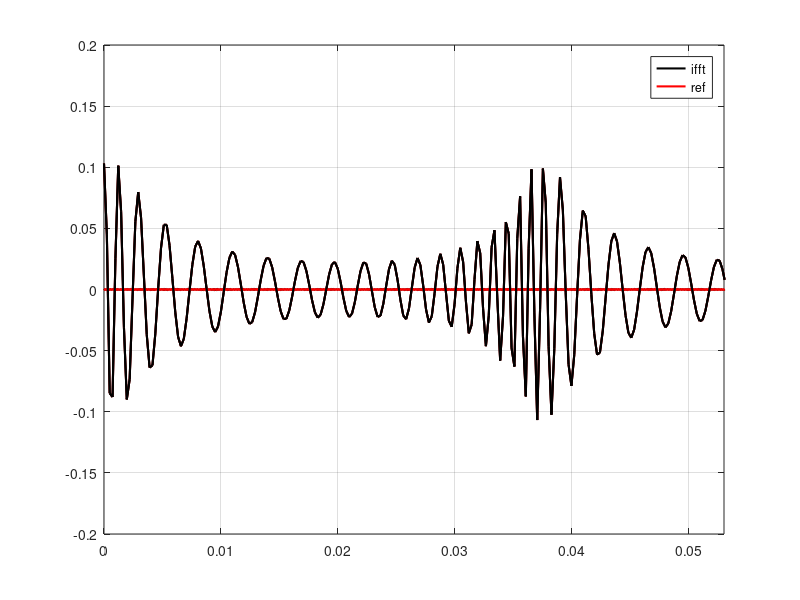

The MATLAB script that drew this image:
clc
clear


set(0,'DefaultLineLineWidth',1.5)


 NFFT=8192;
 ff=load('pXOYM.txt');
 fff=load('pF.txt');
 fff1=fff(:,1);
 ff1=ff(:,1);
% ff1=ff(:,1);
% ff1=load('pXOYM1.txt');
% ffTH=load('FDPressureTH.txt');
%ffth1=ff(:,1);
%ffth2=ff(:,2);
cc=real(ifft(fff1,NFFT))*NFFT;
c=real(ifft(fff1,NFFT)*NFFT);
% d=real(ifft(ff,NFFT)*NFFT);
ODT = 1/NFFT;
OTime = ODT*(0:NFFT-1);
figure(1)
hold on
grid on
box on

%plot(OTime,4*c,'k-',OTime,cc,'r-.');
plot(OTime,7*c,'k-');
%plot(OTime,cc,'r-');
%xlim([0,0.03]);
hold on
td = load('TDTimePressure1.txt');
plot(td(:,1),td(:,2),'r-');
xlim([0.0,0.013]);
legend('ifft','ref');

%hold on
%plot(OTime,ff1,'r-',OTime,fff1,'y-.');
% legend('ifftMatlab','ifftC');

%%

clc
clear 

NFFT=8192;
ODT = 1/NFFT;
OTime = ODT*(0:NFFT-1);

%ff1=load('pXOYM.txt');
ff1=load('pF.txt');
ff=real(ff1);
for k=1:NFFT/2
    OpMUpHalf(k)=ff(k);
end

for k=2:NFFT/2
    OpMHalfConj(k)=conj(OpMUpHalf(k));
    
end

for k=2:NFFT/2
    OpMLowerHalf(k)=OpMHalfConj(NFFT/2-k+1);
end


OpMFull = [OpMUpHalf OpMLowerHalf]';

OpTM = real(ifft(OpMFull,NFFT)*NFFT);
figure(1)
hold on
grid on
box on

plot(OTime,OpTM,'r')
xlim([0,0.02]);


hold on
td = load('TDTimePressure1.txt');
plot(td(:,1),td(:,2),'k-');
xlim([0.0,0.053]);
legend('ifft','ref');


%%
clc
clear 

NFFT=8192;
ODT = 1/NFFT;
OTime = ODT*(0:NFFT-1);

%ff1=load('pXOYM.txt');
ff1=load('pF.txt');

OpMUpHalf = zeros(NFFT/2+1,1);
OpMHalfConj = zeros(NFFT/2-1,1);
OpMLowerHalf = zeros(NFFT/2-1,1);

for j = 1:1
    
    for k = 1:NFFT/2+1
    %for k = 1:NFFT/2
    
        OpMUpHalf(k,j) = ff1(k,j);
        
    end
    
end

for j = 1:1
    
    for k = 2:NFFT/2 

        OpMHalfConj(k,j) = conj(OpMUpHalf(k,j));
    
    end
    
end

for j = 1:1
    
    for k = 2:NFFT/2
        
        OpMLowerHalf(k,j) = OpMHalfConj(NFFT/2-k+1,j);
    
    end
    
end

OpMFull = [OpMUpHalf;OpMLowerHalf];
%OpMFull = [OpMUpHalf OpMLowerHalf];   
OpTM = zeros(NFFT,1);
     
for j = 1:1
    
    OpTM(:,j) = real(ifft(OpMFull(:,j),NFFT)*NFFT);

end
figure(1)
hold on
grid on
box on

plot(OTime,1.8*OpTM(:,1),'r-')
xlim([0,0.5]);

hold on
td = load('TDTimePressure1.txt');
plot(td(:,1),td(:,2),'k-');
xlim([0.0,0.053]);
legend('ifft','ref');



